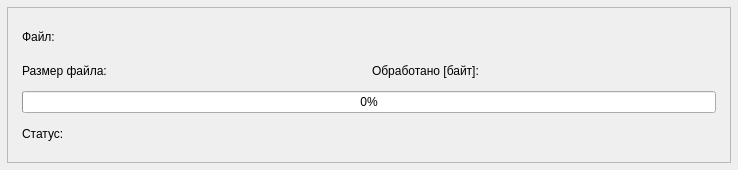
<?xml version="1.0" encoding="UTF-8"?>
<ui version="4.0">
 <class>Form</class>
 <widget class="QWidget" name="Form">
  <property name="geometry">
   <rect>
    <x>0</x>
    <y>0</y>
    <width>738</width>
    <height>170</height>
   </rect>
  </property>
  <property name="sizePolicy">
   <sizepolicy hsizetype="Preferred" vsizetype="Fixed">
    <horstretch>0</horstretch>
    <verstretch>0</verstretch>
   </sizepolicy>
  </property>
  <property name="windowTitle">
   <string>Form</string>
  </property>
  <layout class="QVBoxLayout" name="verticalLayout_2">
   <property name="leftMargin">
    <number>7</number>
   </property>
   <property name="topMargin">
    <number>7</number>
   </property>
   <property name="rightMargin">
    <number>7</number>
   </property>
   <property name="bottomMargin">
    <number>7</number>
   </property>
   <item>
    <widget class="QFrame" name="frame">
     <property name="frameShape">
      <enum>QFrame::Shape::StyledPanel</enum>
     </property>
     <property name="frameShadow">
      <enum>QFrame::Shadow::Raised</enum>
     </property>
     <layout class="QVBoxLayout" name="verticalLayout_3">
      <property name="leftMargin">
       <number>7</number>
      </property>
      <property name="topMargin">
       <number>7</number>
      </property>
      <property name="rightMargin">
       <number>7</number>
      </property>
      <property name="bottomMargin">
       <number>7</number>
      </property>
      <item>
       <layout class="QVBoxLayout" name="verticalLayout">
        <property name="leftMargin">
         <number>7</number>
        </property>
        <property name="topMargin">
         <number>7</number>
        </property>
        <property name="rightMargin">
         <number>7</number>
        </property>
        <property name="bottomMargin">
         <number>7</number>
        </property>
        <item>
         <layout class="QHBoxLayout" name="horizontalLayout">
          <item>
           <widget class="QLabel" name="label">
            <property name="maximumSize">
             <size>
              <width>100</width>
              <height>100</height>
             </size>
            </property>
            <property name="text">
             <string>Файл:</string>
            </property>
           </widget>
          </item>
          <item>
           <widget class="QLabel" name="L_filePath">
            <property name="text">
             <string/>
            </property>
           </widget>
          </item>
         </layout>
        </item>
        <item>
         <layout class="QHBoxLayout" name="horizontalLayout_3">
          <item>
           <widget class="QLabel" name="label_2">
            <property name="maximumSize">
             <size>
              <width>150</width>
              <height>150</height>
             </size>
            </property>
            <property name="text">
             <string>Размер файла:</string>
            </property>
           </widget>
          </item>
          <item>
           <widget class="QLabel" name="L_Size">
            <property name="text">
             <string/>
            </property>
           </widget>
          </item>
          <item>
           <widget class="QLabel" name="label_4">
            <property name="maximumSize">
             <size>
              <width>150</width>
              <height>150</height>
             </size>
            </property>
            <property name="text">
             <string>Обработано [байт]:</string>
            </property>
           </widget>
          </item>
          <item>
           <widget class="QLabel" name="L_ProcessSize">
            <property name="text">
             <string/>
            </property>
           </widget>
          </item>
         </layout>
        </item>
        <item>
         <widget class="QProgressBar" name="progressBar">
          <property name="value">
           <number>0</number>
          </property>
         </widget>
        </item>
        <item>
         <layout class="QHBoxLayout" name="horizontalLayout_2">
          <item>
           <widget class="QLabel" name="label_3">
            <property name="maximumSize">
             <size>
              <width>100</width>
              <height>100</height>
             </size>
            </property>
            <property name="text">
             <string>Статус:</string>
            </property>
           </widget>
          </item>
          <item>
           <widget class="QLabel" name="L_Result">
            <property name="text">
             <string/>
            </property>
           </widget>
          </item>
         </layout>
        </item>
       </layout>
      </item>
     </layout>
    </widget>
   </item>
  </layout>
 </widget>
 <resources/>
 <connections/>
</ui>
